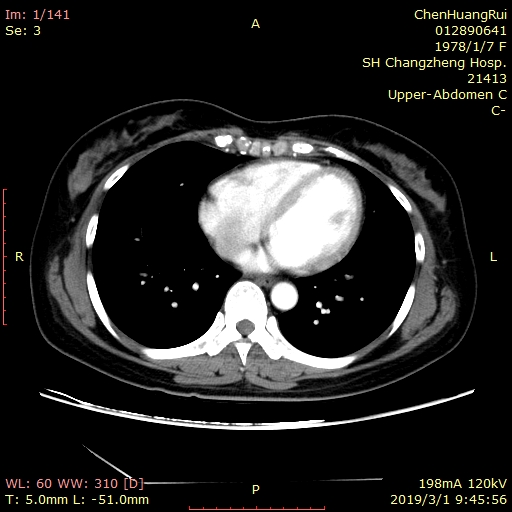
#> input picture image/IMG-0001-00001.jpg, 512 x 512 px, found by its file name
$ python cv2_otsu_thresholding.py
#> lines starting #> are read from the running program, lines starting #| are printed output that depends on the picture; after the words box and inside, x2 and y2 are one past the last pixel; in counts of white or black regions, pixels touching at a corner belong together
# ex2tron's blog:
# http://ex2tron.wang

import cv2
from matplotlib import pyplot as plt
path = r"D:\TONG\github\Monologuethl\image\IMG-0001-00001.jpg"

img = cv2.imread(path, 0)
#> img: shape (512, 512); min 0, max 255, mean 35.7

# 固定阈值法
ret1, th1 = cv2.threshold(img, 100, 255, cv2.THRESH_BINARY)
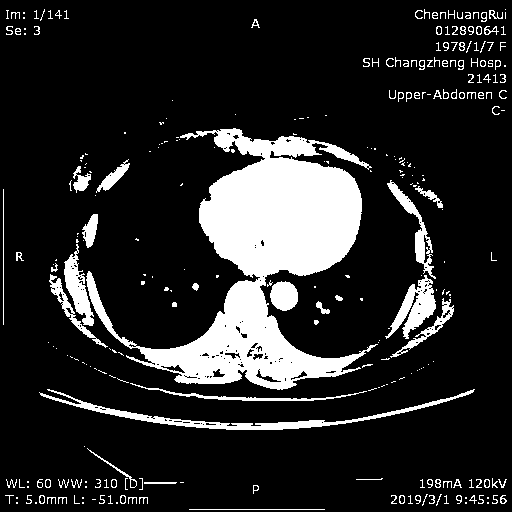
#> th1: shape (512, 512); 15.6% white; 284 white regions (176 under 20 px), largest, box (x1, y1, x2, y2) and area: (86, 128, 378, 390) 27729, (39, 389, 475, 430) 2262, (385, 275, 436, 339) 1348

# Otsu阈值法
ret2, th2 = cv2.threshold(img, 0, 255, cv2.THRESH_BINARY + cv2.THRESH_OTSU)
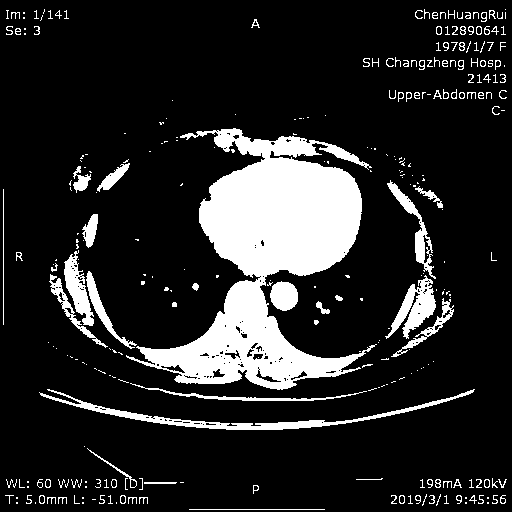
#> th2: shape (512, 512); 15.4% white; 296 white regions (189 under 20 px), largest, box (x1, y1, x2, y2) and area: (126, 128, 377, 390) 26997, (39, 389, 475, 430) 2257, (385, 275, 436, 339) 1324
#> ret2 = 101

# 先进行高斯滤波，再使用Otsu阈值法
blur = cv2.GaussianBlur(img, (5, 5), 0)
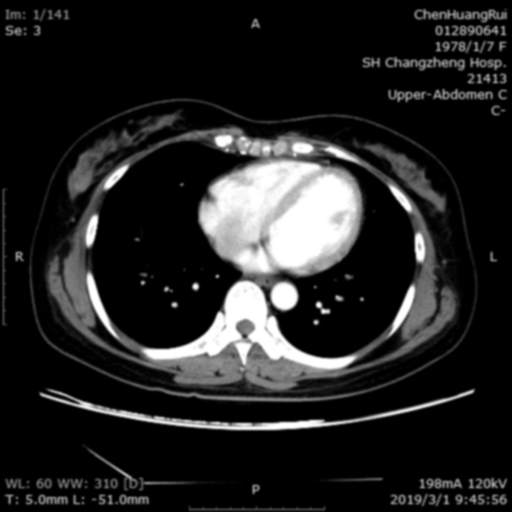
#> blur: shape (512, 512); min 0, max 255, mean 35.7
ret3, th3 = cv2.threshold(blur, 0, 255, cv2.THRESH_BINARY + cv2.THRESH_OTSU)
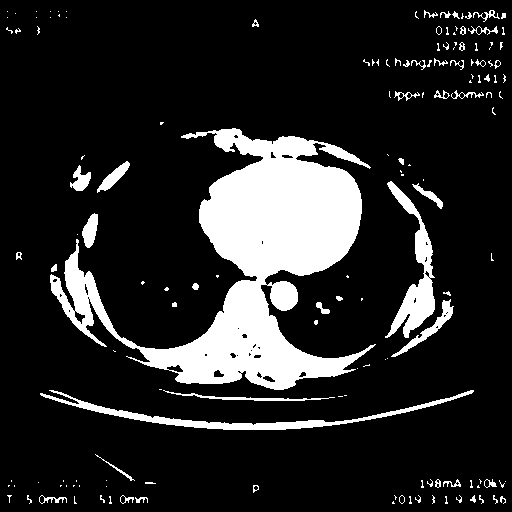
#> th3: shape (512, 512); 15.4% white; 152 white regions (104 under 20 px), largest, box (x1, y1, x2, y2) and area: (50, 128, 376, 390) 30705, (385, 181, 435, 338) 2484, (40, 390, 474, 430) 2450
#> ret3 = 96

images = [img, 0, th1,
          img, 0, th2,
          blur, 0, th3]
titles = ['Original', 'Histogram', 'Global(v=100)',
          'Original', 'Histogram', "Otsu's",
          'Gaussian filtered Image', 'Histogram', "Otsu's"]

for i in range(3):
    # 绘制原图
    plt.subplot(3, 3, i * 3 + 1)
    plt.imshow(images[i * 3], 'gray')
    plt.title(titles[i * 3], fontsize=8)
    plt.xticks([]), plt.yticks([])

    # 绘制直方图plt.hist，ravel函数将数组降成一维
    plt.subplot(3, 3, i * 3 + 2)
    plt.hist(images[i * 3].ravel(), 256)
    plt.title(titles[i * 3 + 1], fontsize=8)
    plt.xticks([]), plt.yticks([])

    # 绘制阈值图
    plt.subplot(3, 3, i * 3 + 3)
    plt.imshow(images[i * 3 + 2], 'gray')
    plt.title(titles[i * 3 + 2], fontsize=8)
    plt.xticks([]), plt.yticks([])
plt.show()
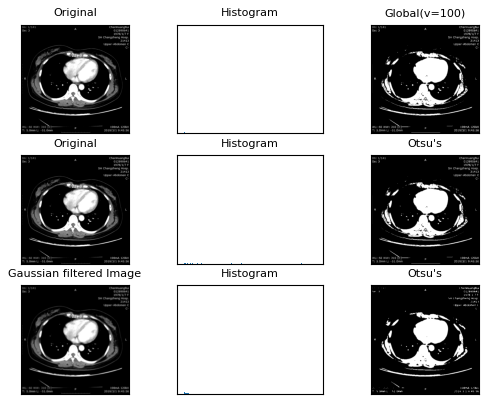
#> figure drawn by matplotlib, 9 panels

$ run again, with image/1.jpg copied over image/IMG-0001-00001.jpg
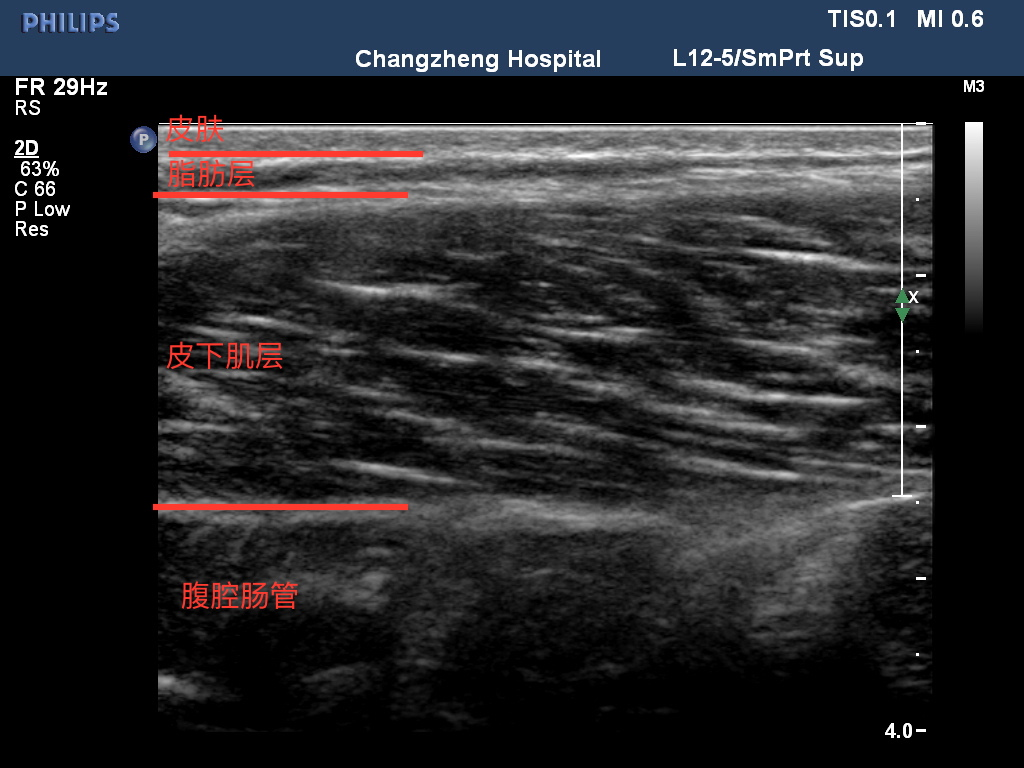
#> input picture image/1.jpg, 1024 x 768 px, found by its file name
#> `ret1, th1 = cv2.threshold(img, 100, 255, cv2.THRESH_BINARY)`:
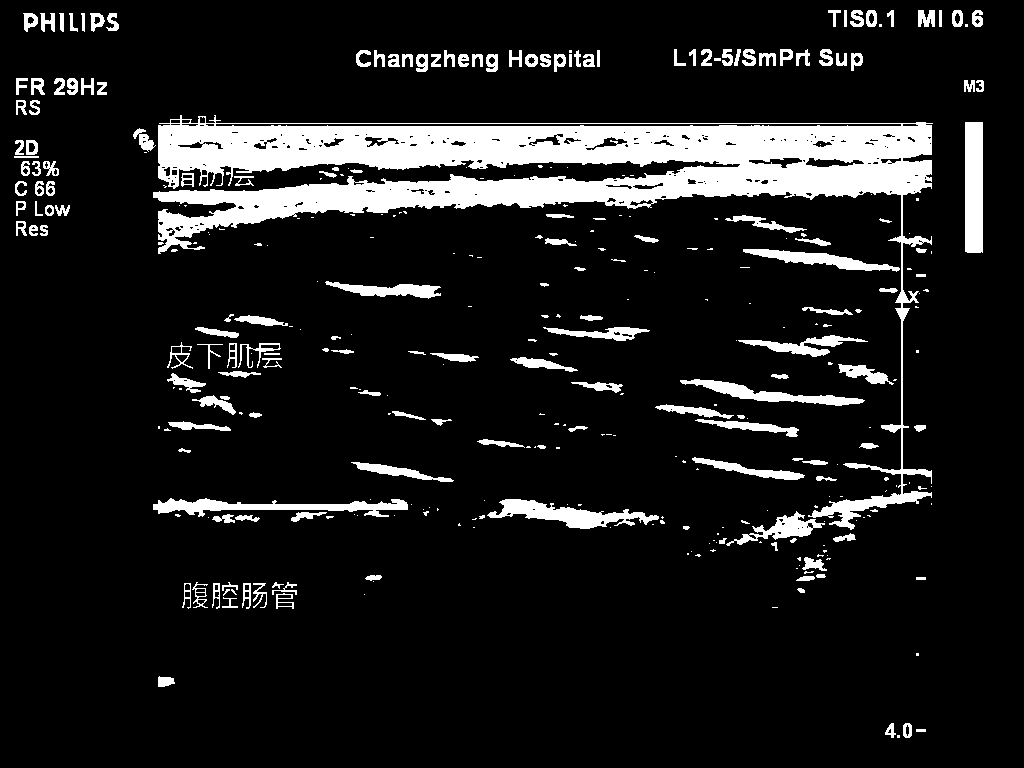
#> th1: shape (768, 1024); 11.2% white; 348 white regions (175 under 20 px), largest, box (x1, y1, x2, y2) and area: (153, 115, 933, 530) 54838, (965, 122, 983, 253) 2355, (487, 499, 659, 529) 2160
#> th2: shape (768, 1024); 18.8% white; 499 white regions (299 under 20 px), largest, box (x1, y1, x2, y2) and area: (153, 115, 933, 605) 103352, (965, 122, 983, 280) 2842, (642, 400, 824, 440) 2357
#> ret2 = 70
#> `ret3, th3 = cv2.threshold(blur, 0, 255, cv2.THRESH_BINARY + cv2.THRESH..`:
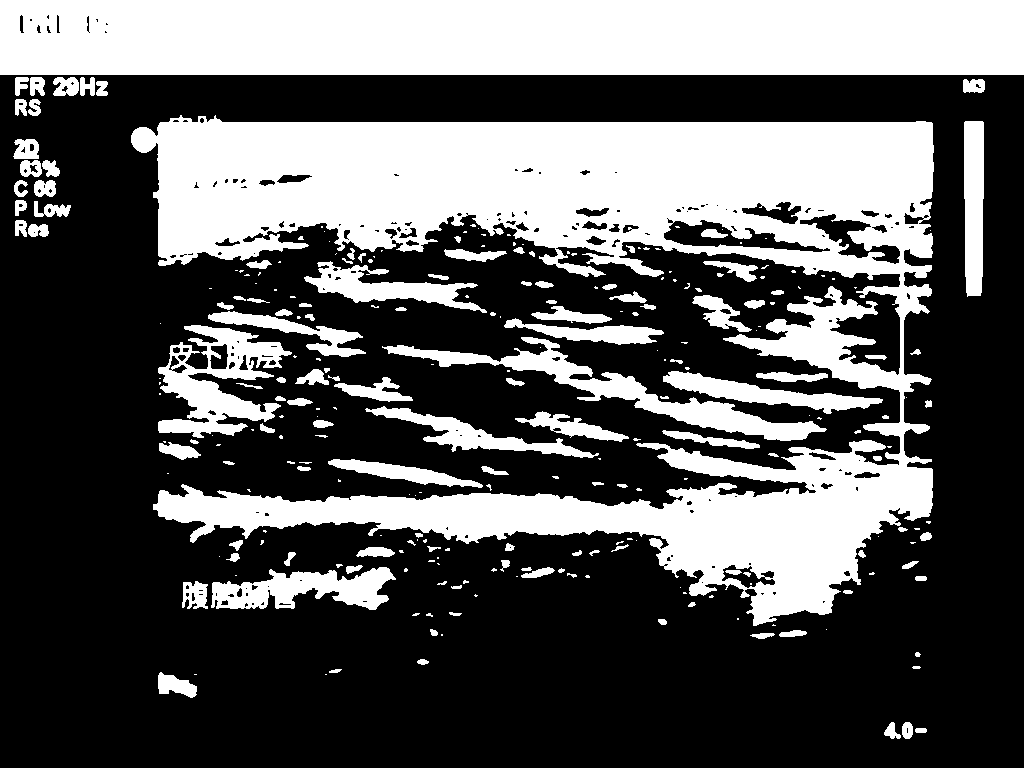
#> th3: shape (768, 1024); 35.9% white; 269 white regions (137 under 20 px), largest, box (x1, y1, x2, y2) and area: (131, 115, 934, 626) 150253, (0, 0, 1024, 75) 76629, (382, 337, 827, 441) 7661
#> ret3 = 50

$ run again, with image/10.jpg copied over image/IMG-0001-00001.jpg
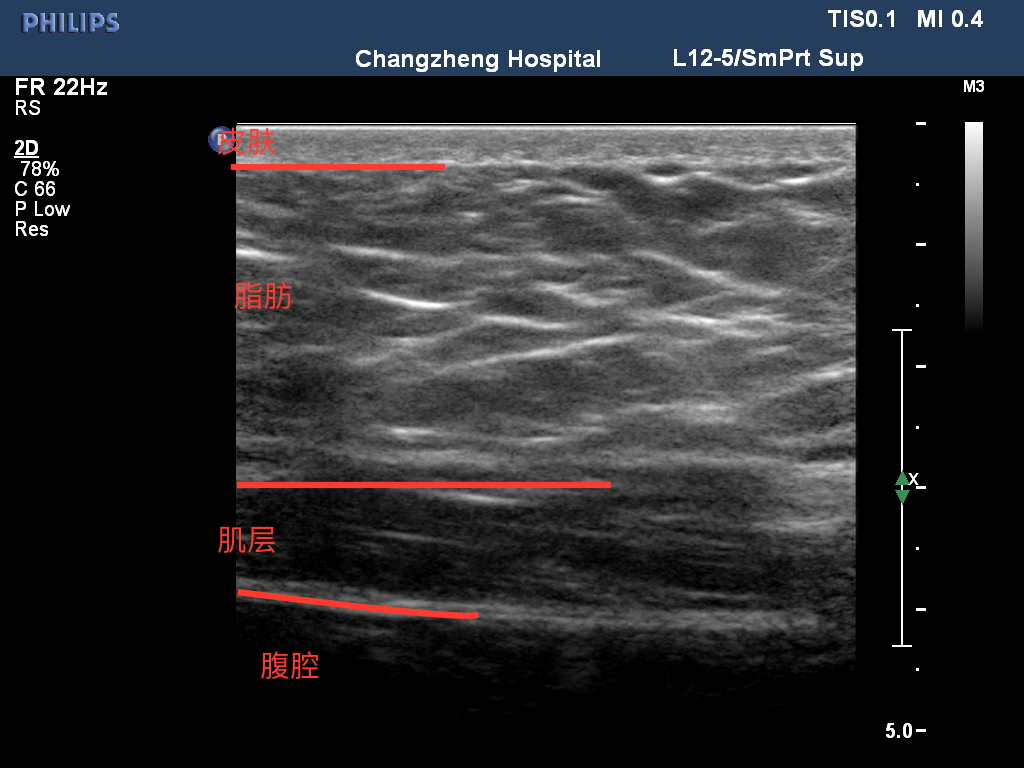
#> input picture image/10.jpg, 1024 x 768 px, found by its file name
#> `ret1, th1 = cv2.threshold(img, 100, 255, cv2.THRESH_BINARY)`:
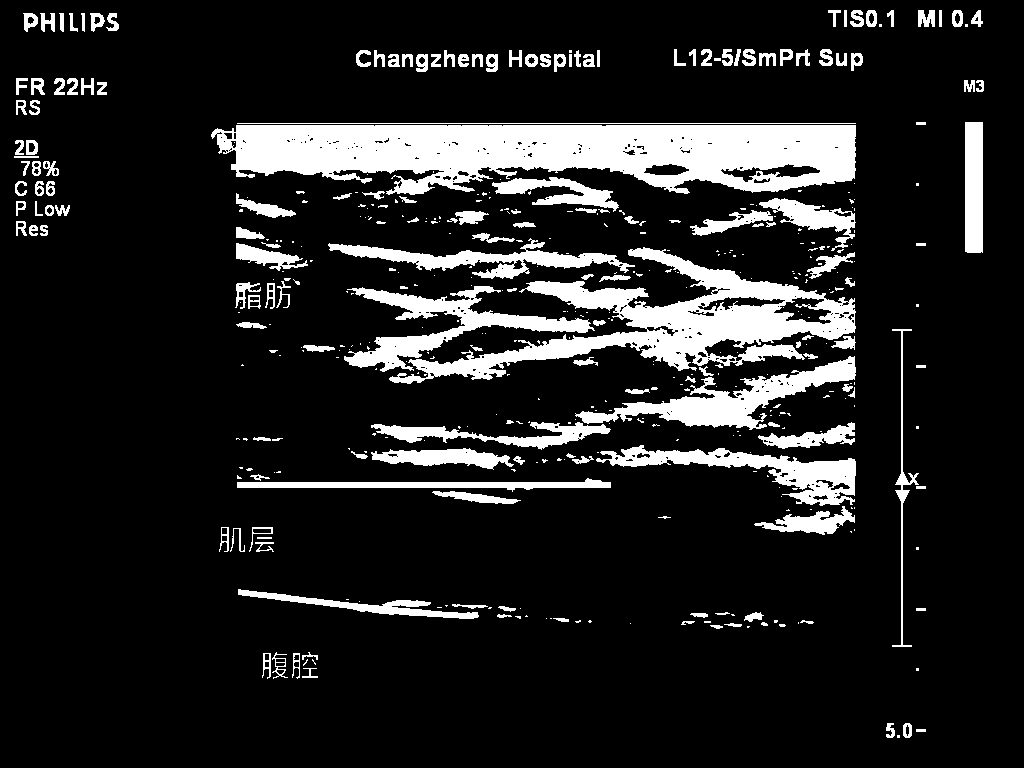
#> th1: shape (768, 1024); 13.6% white; 448 white regions (271 under 20 px), largest, box (x1, y1, x2, y2) and area: (211, 125, 856, 195) 32233, (389, 247, 856, 384) 18184, (575, 356, 856, 430) 5996
#> th2: shape (768, 1024); 42.1% white; 258 white regions (181 under 20 px), largest, box (x1, y1, x2, y2) and area: (208, 125, 856, 561) 226413, (0, 0, 1024, 76) 77570, (236, 576, 837, 640) 13597
#> ret2 = 48
#> `ret3, th3 = cv2.threshold(blur, 0, 255, cv2.THRESH_BINARY + cv2.THRESH..`:
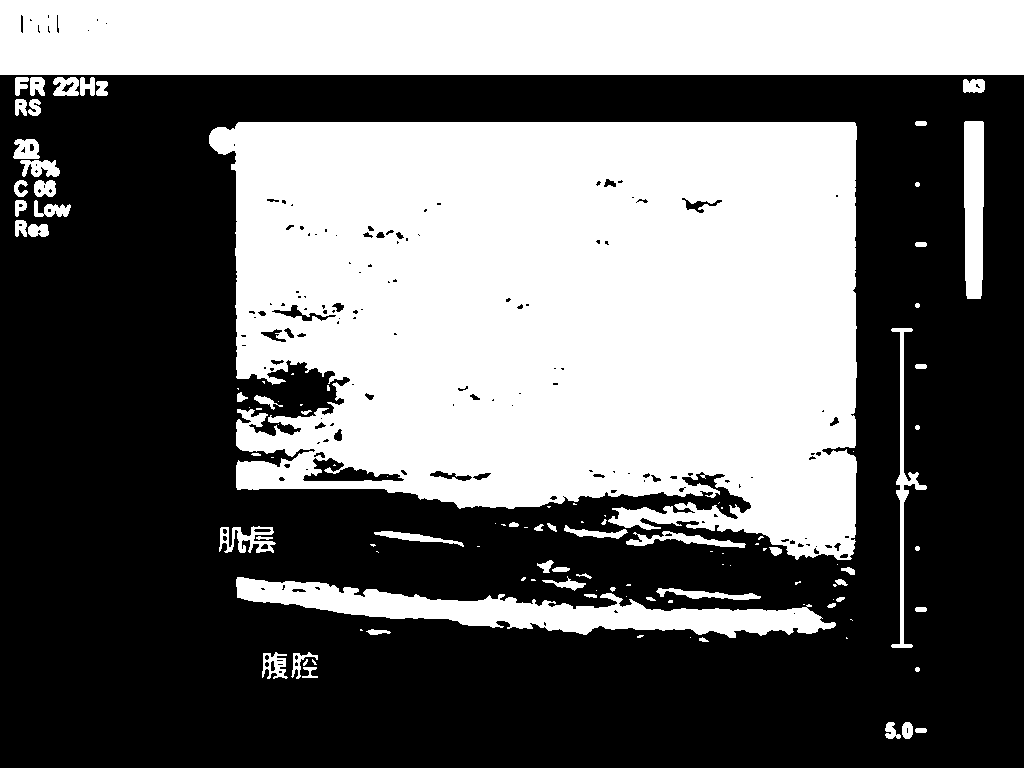
#> th3: shape (768, 1024); 42.9% white; 114 white regions (50 under 20 px), largest, box (x1, y1, x2, y2) and area: (209, 122, 857, 560) 231542, (0, 0, 1024, 75) 76717, (236, 577, 836, 638) 14003
#> ret3 = 47

$ run again, with image/11.jpg copied over image/IMG-0001-00001.jpg
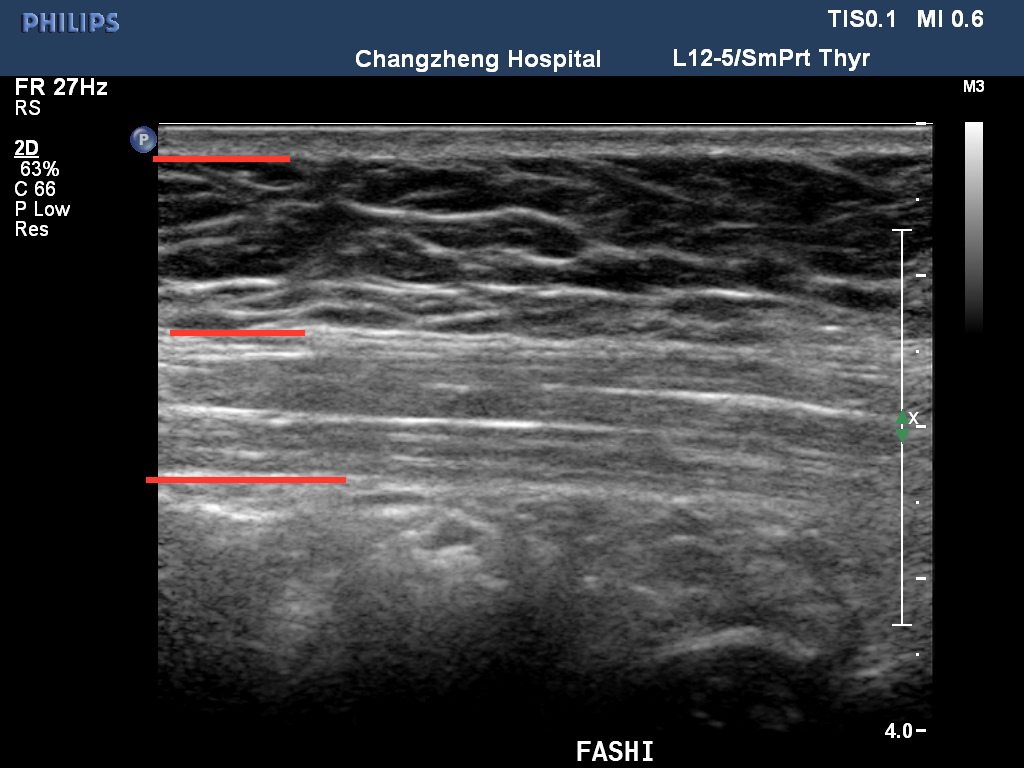
#> input picture image/11.jpg, 1024 x 768 px, found by its file name
#> `ret1, th1 = cv2.threshold(img, 100, 255, cv2.THRESH_BINARY)`:
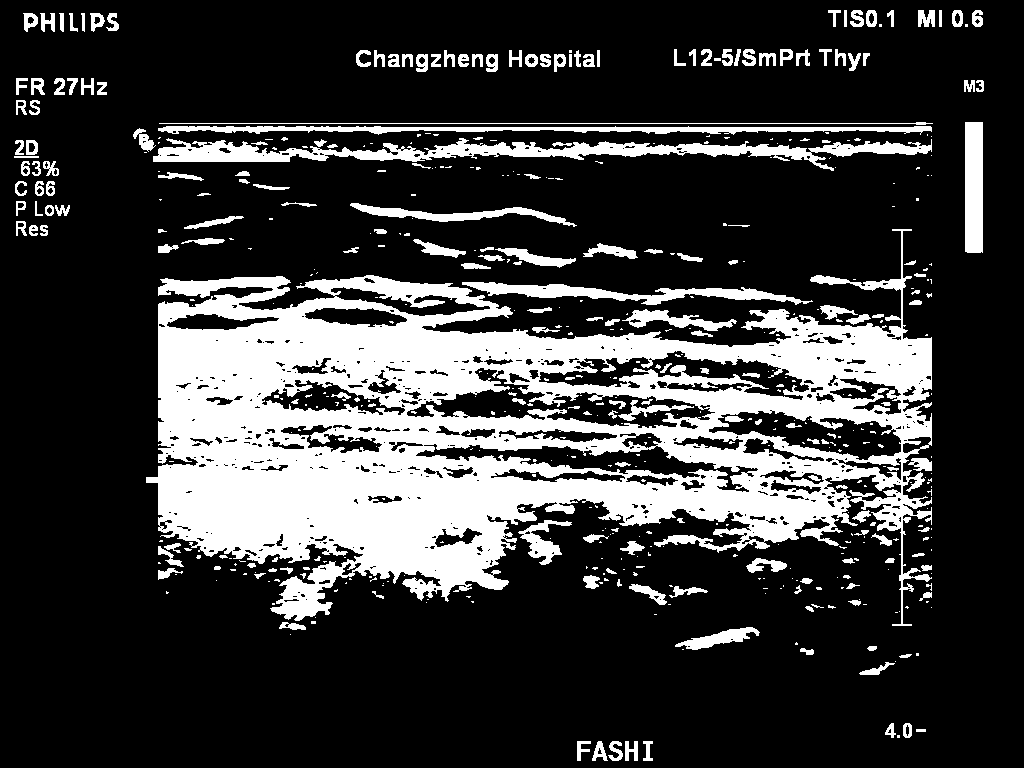
#> th1: shape (768, 1024); 22.8% white; 525 white regions (320 under 20 px), largest, box (x1, y1, x2, y2) and area: (146, 229, 932, 626) 137364, (153, 138, 932, 171) 8569, (158, 126, 932, 135) 3712
#> th2: shape (768, 1024); 37.6% white; 324 white regions (186 under 20 px), largest, box (x1, y1, x2, y2) and area: (146, 229, 933, 678) 241536, (153, 122, 933, 174) 25061, (357, 227, 751, 274) 4696
#> ret2 = 68
#> `ret3, th3 = cv2.threshold(blur, 0, 255, cv2.THRESH_BINARY + cv2.THRESH..`:
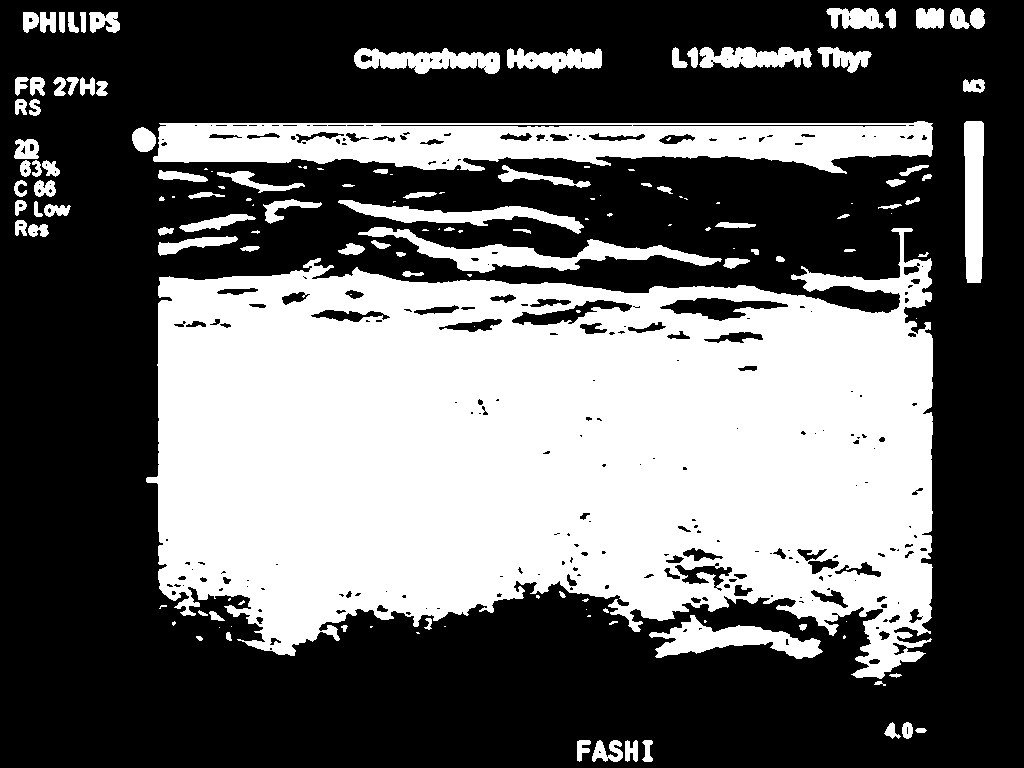
#> th3: shape (768, 1024); 39.5% white; 149 white regions (54 under 20 px), largest, box (x1, y1, x2, y2) and area: (146, 228, 933, 679) 247718, (153, 121, 933, 174) 27111, (358, 227, 722, 273) 4720
#> ret3 = 66
